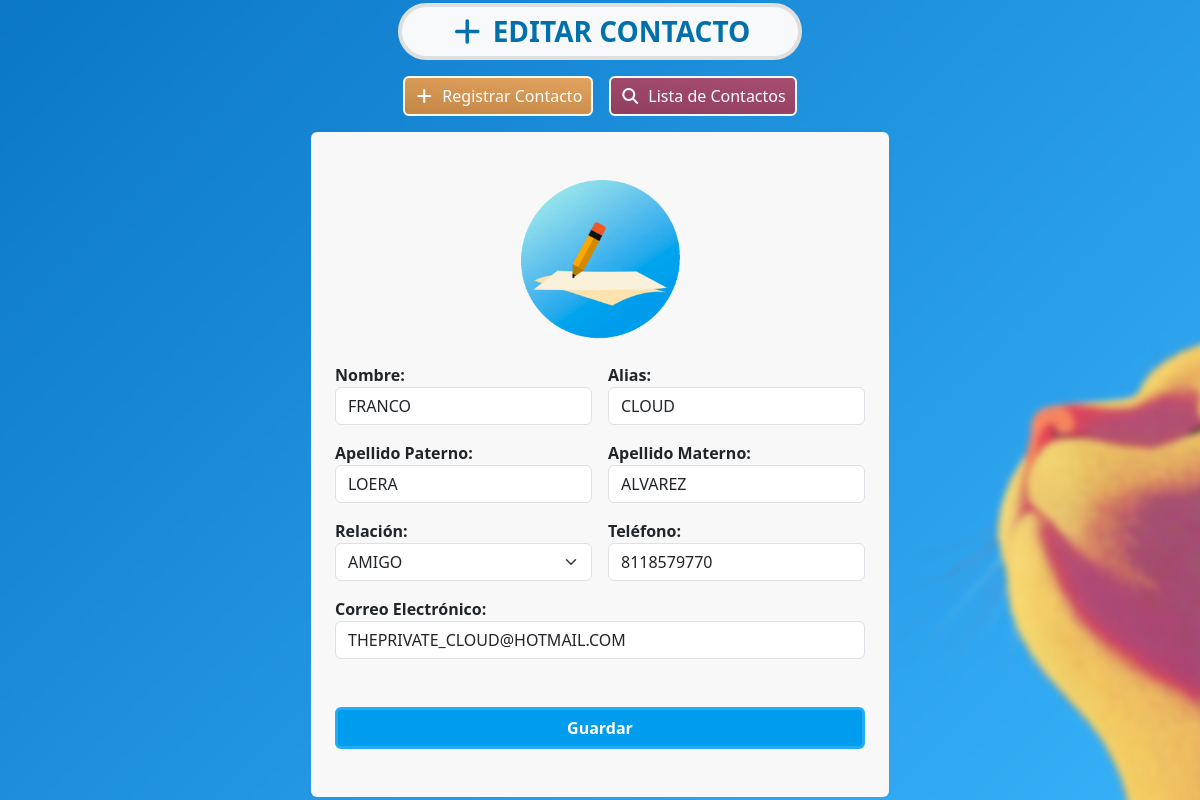
Screenshot of /editar-contacto/8/ with the database file from the repository.
### agenda/models.py (models this page shows, shortened)
class Contacto(models.Model):
    nombre = models.CharField(max_length = 50)
    primerApellido = models.CharField(max_length = 50)
    segundoApellido = models.CharField(max_length = 50, blank = True, null = False)
    alias = models.CharField(max_length = 50, blank = True, null = False)
    relacion = models.ForeignKey(Relacion, on_delete = models.PROTECT)
    telefono = models.CharField(max_length=10, unique = True)
    correo = models.EmailField(max_length=254, unique = True, blank = True, null = False)

class Relacion(models.Model):
    descripcion = models.CharField(max_length = 50, unique = True)
    def __str__(self):
        return self.descripcion

### agenda/views.py (the view, shortened to what this page needs)
# urls.py: path('editar-contacto/<int:id>/', views.editar_contacto, name='editar-contacto'),
def editar_contacto(request, id):
    contacto = get_object_or_404(Contacto, id=id)
    relaciones = Relacion.objects.all()
    return render(request, 'editar-contacto.html', {'contacto': contacto, 'relaciones': relaciones})

### agenda/templates/editar-contacto.html (shortened to what this page needs)
{% extends "base.html" %}
{% load static %}
{% block content %}
<main class="vh-100 d-flex align-items-center gato-bg">
    <div class="container rounded-3 d-flex flex-column align-items-center">
        <h1 class="bg-light d-inline-block fw-bold fs-3 rounded-5 ps-5 pe-5 pt-2 pb-2 m-0 title-box" style="border: 4px solid #DFDFDF; color: #0170ab;"><i class="fa-solid fa-plus me-2"></i>EDITAR CONTACTO</h1>
        <div class="d-flex gap-3">
            <a class="rounded add-button text-decoration-none fw-medium mt-3 mb-3" style="padding: 6px 9px;" href="{% url 'crear-contacto' %}"><i class="fa-solid fa-plus me-2"></i>Registrar Contacto</a>
            <a class="rounded add-button-dark text-decoration-none fw-medium mt-3 mb-3" style="padding: 6px 9px;" href="{% url 'listar-contactos' %}"><i class="fa-solid fa-magnifying-glass me-2"></i>Lista de Contactos</a>
        </div>
        <div class="form-container">
            <form method="post" class="d-flex flex-column pt-5 pb-5 ps-4 pe-4 rounded" style="background-color: #F8F8F8;">
                <div class="text-center pb-4">
                    <img src="{% static 'imgs/edit-gif.gif' %}" style="width: 30%;">
                </div>
                <div class="d-flex gap-3">
                    <div class="w-50">
                        <label class="mb-0 form-label fw-bold" for="nombre">Nombre:</label>
                        <input class="mb-3 form-control" type="text" name="nombre" maxlength="50" required value="{{ contacto.nombre }}">
                    </div>
                    <div class="w-50">
                        <label class="mb-0 form-label fw-bold" for="alias">Alias:</label>
                        <input class="mb-3 form-control" type="text" name="alias" maxlength="50" value="{{ contacto.alias }}">
                    </div>
                </div>
                <div class="d-flex gap-3">
                    <div class="w-50">
                        <label class="mb-0 form-label fw-bold" for="apellidoPaterno">Apellido Paterno:</label>
                        <input class="mb-3 form-control" type="text" name="apellidoPaterno" maxlength="50" required value="{{ contacto.primerApellido }}">
                    </div>
                    <div class="w-50">
                        <label class="mb-0 form-label fw-bold" for="apellidoMaterno">Apellido Materno:</label>
                        <input class="mb-3 form-control" type="text" name="apellidoMaterno" maxlength="50" value="{{ contacto.segundoApellido }}">
                    </div>
                </div>
                <div class="d-flex gap-3 ">
                    <div class="w-50">
                        <label class="mb-0 form-label fw-bold" for="relacion">Relación:</label>
                        <select class="form-select" name="relacion" id="relacion" value="{{ contacto.relacion }}" required>
                            {% for relacion in relaciones %}
                                <option value="{{ relacion.id }}" {% if relacion.id == contacto.relacion.id %}selected{% endif %}>{{ relacion.descripcion }}</option>
                            {% endfor %}
                        </select>
                    </div>
                    <div class="w-50">
                        <label class="mb-0 form-label fw-bold" for="telefono">Teléfono:</label>
                        <input class="mb-3 form-control" type="tel" name="telefono" maxlength="10" minlength="10" pattern="^[0-9]{10}$" required value="{{ contacto.telefono }}">
                    </div>
                </div>
                <label class="mb-0 form-label fw-bold" for="correo">Correo Electrónico:</label>
                <input class="mb-5 form-control" type="email" name="correo" maxlength="254" value="{{ contacto.correo }}">
                <button type="submit" style="background-color: #009ced; border: 3px solid #22acf6" class="btn btn-primary fw-bold btn-save">Guardar</button>
            </form>
        </div>
    </div>
</main>
{% endblock %}

### agenda/static/css/styles.css (style rules this page uses)
.gato-bg { position: relative; overflow: hidden; }
.gato-bg::before { content: ""; position: absolute; inset: 0; background-image: url("../imgs/gato.png"); background-size: cover; background-position: center; filter: blur(3px); transform: scale(1.1); z-index: -1; }
.title-box { transition: ease 0.4s; }
.add-button { background: linear-gradient(185deg, #e3a360, #c38645); border: 2px solid white; color: white; transition: ease 0.4s; }
.add-button-dark { background: linear-gradient(185deg, #a74e70, #903e5d); border: 2px solid white; color: white; transition: ease 0.4s; }
.btn-save { transition: ease 0.4s; }

### rows the page displays
Contacto: nombre "FRANCO", alias "CLOUD", apellidoPaterno "LOERA", apellidoMaterno "ALVAREZ", relacion "AMIGO", telefono "8118579770", correo "THEPRIVATE_CLOUD@HOTMAIL.COM"
